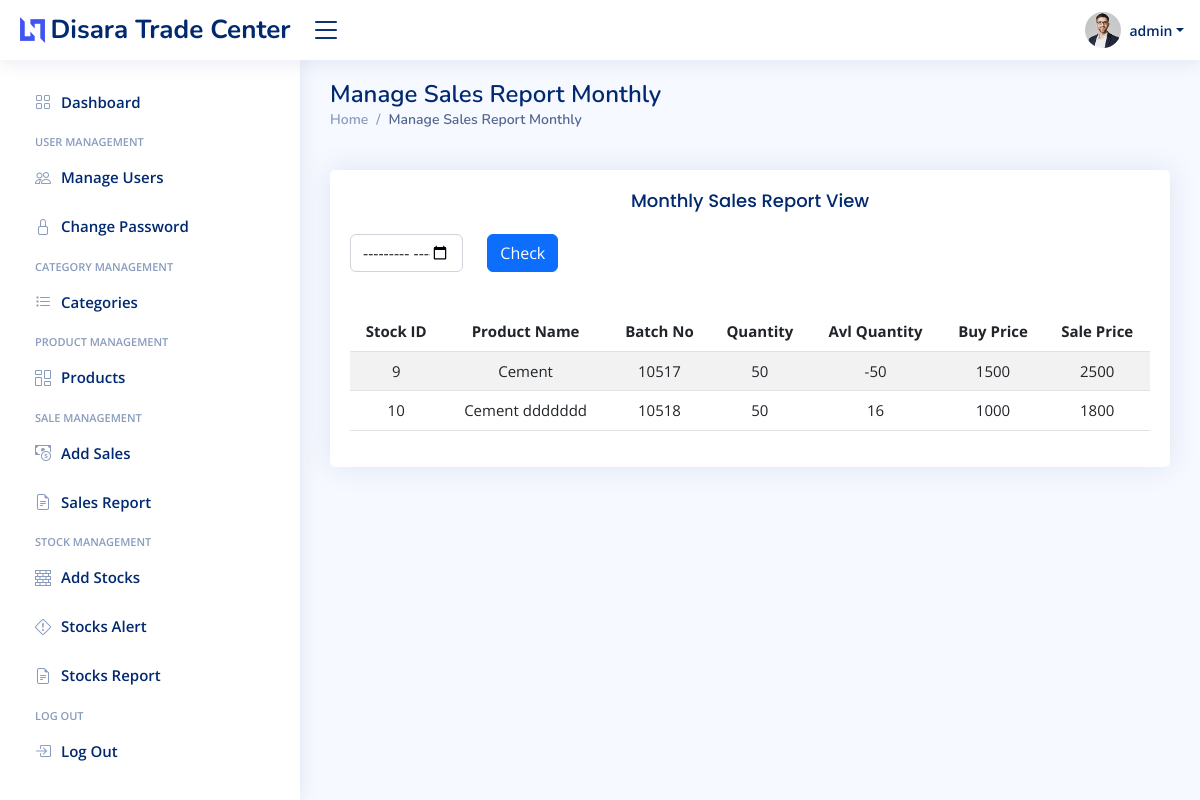
/Sales_Report_Monthly.php (signed in), run on an earlier commit of the app's database.
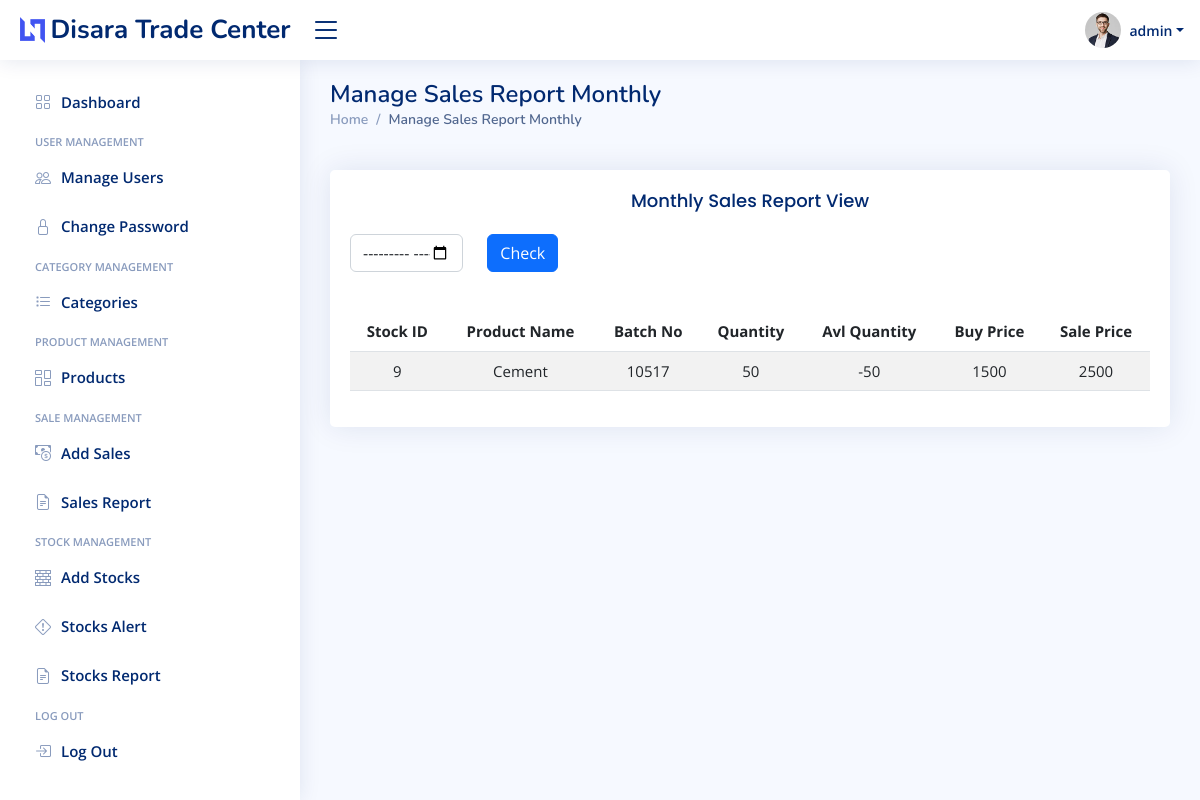
And on a later commit of the database.
### tables this page shows
CREATE TABLE `sales` (
  `sales_id` int unsigned NOT NULL AUTO_INCREMENT,
  `stock_id` int unsigned NOT NULL,
  `qty` int NOT NULL,
  `date` date NOT NULL,
  PRIMARY KEY (`sales_id`)
);

CREATE TABLE `stocks` (
  `s_id` int NOT NULL AUTO_INCREMENT,
  `pro_id` int NOT NULL,
  `batch_no` int NOT NULL,
  `quantity` int NOT NULL,
  `buy_price` int NOT NULL,
  `sale_price` int NOT NULL,
  `add_date` datetime NOT NULL DEFAULT CURRENT_TIMESTAMP,
  PRIMARY KEY (`s_id`)
);

CREATE TABLE `products` (
  `pro_id` int unsigned NOT NULL AUTO_INCREMENT,
  `pro_name` varchar(255) NOT NULL,
  `categorie_id` int unsigned NOT NULL,
  `media_file` varchar(100) NOT NULL DEFAULT '0',
  `st_alert` int NOT NULL DEFAULT '0',
  `created` datetime NOT NULL DEFAULT CURRENT_TIMESTAMP,
  PRIMARY KEY (`pro_id`)
);

### Sales_Report_Monthly.php (the view, shortened to what this page needs)
<?php
require_once "config/database.php";
require_once "layout/header.php";
require_once "layout/footer.php";
echo<<<EOT
<main id="main" class="main">
    <div class="pagetitle">
        <h1>Manage Sales Report Monthly</h1>
        <nav>
            <ol class="breadcrumb">
                <li class="breadcrumb-item"><a href="Dashboard.php">Home</a></li>
                <li class="breadcrumb-item active">Manage Sales Report Monthly</li>
            </ol>
        </nav>
    </div>
    <br>
    <div class="row">
    <div class="col-lg-12">
        <div class="card">
            <div class="card-body">
                <h5 class="card-title" style="text-align: center;">Monthly Sales Report View</h5>
                <form method="get">
                    <div class="row mb-3">
                        <div class="col-md-2 col-lg-2">
                            <input type="month" class="form-control "name="date"required>
                        </div>
                        <div class="col-md-2 col-lg-2">
                            <button type="submit" class="btn btn-primary" name="check" value="check">Check</button>
                        </div>
                    </div>
                </form>
                <br>
                <div style="overflow-x:auto;">
                    <table class="table table-striped" style="text-align:center; white-space:nowrap;font-size: 15px; "
                        id="dataTable" width="100%" cellspacing="0">
                        <thead>
                            <tr>
                                <th scope="col">Stock ID</th>
                                <th scope="col">Product Name</th>
                                <th scope="col">Batch No</th>
                                <th scope="col">Quantity</th>
                                <th scope="col">Avl Quantity</th>
                                <th scope="col">Buy Price</th>
                                <th scope="col">Sale Price</th>
                            </tr>
                        </thead>
                        <tbody>
EOT;
if (isset($_GET['check'])) {
    $sql = "SELECT * , (SUM(qty) - SUM(quantity)) AS 'avlqty' FROM `sales` LEFT JOIN `stocks` ON sales.stock_id = stocks.s_id LEFT JOIN `products` ON `stocks`.`pro_id` = `products`.`pro_id` WHERE DATE_FORMAT(date, '%Y-%m') ='".$_GET['date']."' GROUP BY stocks.pro_id;";
}else{
    $sql = "SELECT * , (SUM(qty) - SUM(quantity)) AS 'avlqty' FROM `sales` LEFT JOIN `stocks` ON sales.stock_id = stocks.s_id LEFT JOIN `products` ON `stocks`.`pro_id` = `products`.`pro_id` GROUP BY `stocks`.`pro_id`;";
}
$result = $conn->query($sql);
if ($result->num_rows > 0) {
while($row = $result->fetch_assoc()) {
	echo "<tr><td>".$row["s_id"]."</td>
	<td>".$row["pro_name"]."</td>
    <td>".$row["batch_no"]."</td>
    <td>".$row["quantity"]."</td>
    <td>".$row["avlqty"]."</td>
    <td>".$row["buy_price"]."</td>
    <td>".$row["sale_price"]."</td></tr>";
}
echo"</tbody></table></div></div></div></div>";
} else {
echo "</tbody></table></div></div></div></div>";
}
echo "</main>";
?>

What changed in the data, as far as the page shows it:
removed sales: stock.s_id "10", products.pro_name "Cement ddddddd", stock.batch_no "10518", stock.quantity "50", avlqty "16", stock.buy_price "1000", stock.sale_price "1800"
